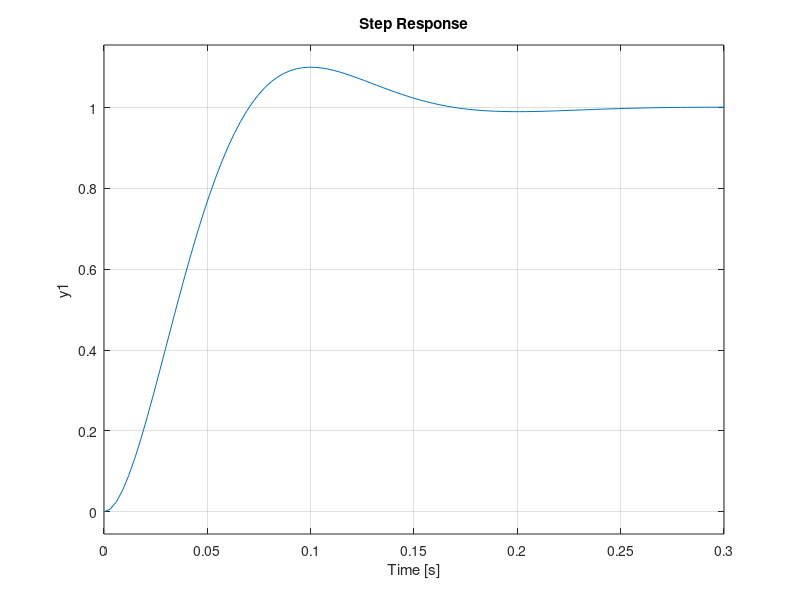

Write MATLAB code to recreate this figure.
close all; clear all; history -c; clc;
pkg load control;

yss = 1;
ymax = 1.1;
K = yss;

% Se calcula Mp para poder obtener psita:
Mp = (ymax-yss)/yss;
psita = sqrt(log(Mp)^2/(pi^2 + log(Mp)^2)) % psita = 0.5912

% Con el tiempo pico se puede obtener Wn:
Td = 0.05;
Tp = 0.15 - Td;
Wn = pi/(Tp*sqrt(1-0.5912^2)) % Wn = 38.952

% Por ultimo se arma la F(s)
F = tf([K*Wn^2], [1 2*psita*Wn Wn^2]) %F.inputdelay = Td;
step(F)
